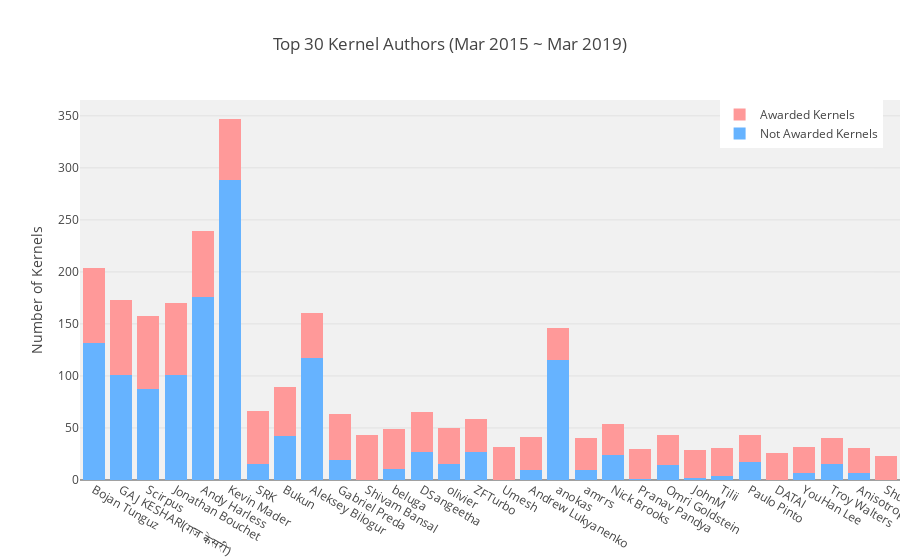

The notebook cell this image was saved under:
### Markdown cell above
After seeing the last graph, one might think that those authors are ***Super Humans*** ! However, the **DATA** says that it's the product of **<span style="color: red">HARDWORK</span>** and **<span style="color: red">PASSION</span>**!

The following graph illustrates the proportion of Awarded & Not Awarded Kernels for each of the Top Authors :

### Code cell
fig = {
    'data': [
        {
            'type': 'bar',
            'y': top['NotAwarded'].values,
            'x': top['DisplayName'].values,
            'name': 'Not Awarded Kernels',
            'marker': {'color': kernel_colors[1]}
        },{
            'type': 'bar',
            'y': top['Awarded'].values,
            'x': top['DisplayName'].values,
            'name': 'Awarded Kernels',
            'marker': {'color': kernel_colors[0]}
        }
    ], 'layout': {
        'title': f'Top {n} Kernel Authors ({range_dates_str})',
        'barmode': 'stack',
        'yaxis': {'title': 'Number of Kernels'},
        'legend': {'x': 0.78, 'y': 1},
        'plot_bgcolor': PLOT_BG_COLOR,
        'margin': {'r': 0}
    }
}

iplot(fig)

### Figure 1 — Plotly figure (JSON) as saved in the notebook; plotly's stock layout.template omitted (floating-point values rounded to 4 significant figures)
{"data": [{"marker": {"color": "#66B3FF"}, "name": "Not Awarded Kernels", "type": "bar", "uid": "7197e4ae-a4f1-406c-8c91-9f753831e1a7", "x": ["Bojan Tunguz", "GAJ KESHARI(गज केसरी)", "Scirpus", "Jonathan Bouchet", "Andy Harless", "Kevin Mader", "SRK", "Bukun", "Aleksey Bilogur", "Gabriel Preda", "Shivam Bansal", "beluga", "DSangeetha", "olivier", "ZFTurbo", "Umesh", "Andrew Lukyanenko", "anokas", "amrrs", "Nick Brooks", "Pranav Pandya", "Omri Goldstein", "JohnM", "Tilii", "Paulo Pinto", "DATAI", "YouHan Lee", "Troy Walters", "Anisotropic", "Shujian L."], "y": [132, 101, 87, 101, 176, 288, 15, 42, 117, 19, 0, 11, 27, 15, 27, 0, 10, 115, 10, 24, 1, 14, 2, 4, 17, 0, 7, 15, 7, 0]}, {"marker": {"color": "#FF9999"}, "name": "Awarded Kernels", "type": "bar", "uid": "d00e987e-de3c-4df7-a4da-988fb2ac3f94", "x": ["Bojan Tunguz", "GAJ KESHARI(गज केसरी)", "Scirpus", "Jonathan Bouchet", "Andy Harless", "Kevin Mader", "SRK", "Bukun", "Aleksey Bilogur", "Gabriel Preda", "Shivam Bansal", "beluga", "DSangeetha", "olivier", "ZFTurbo", "Umesh", "Andrew Lukyanenko", "anokas", "amrrs", "Nick Brooks", "Pranav Pandya", "Omri Goldstein", "JohnM", "Tilii", "Paulo Pinto", "DATAI", "YouHan Lee", "Troy Walters", "Anisotropic", "Shujian L."], "y": [72, 72, 71, 69, 63, 59, 51, 47, 44, 44, 43, 38, 38, 35, 32, 32, 31, 31, 30, 30, 29, 29, 27, 27, 26, 26, 25, 25, 24, 23]}], "layout": {"barmode": "stack", "legend": {"x": 0.78, "y": 1}, "margin": {"r": 0}, "plot_bgcolor": "#f1f1f1", "title": {"text": "Top 30 Kernel Authors (Mar 2015 ~ Mar 2019)"}, "yaxis": {"title": {"text": "Number of Kernels"}}}}
